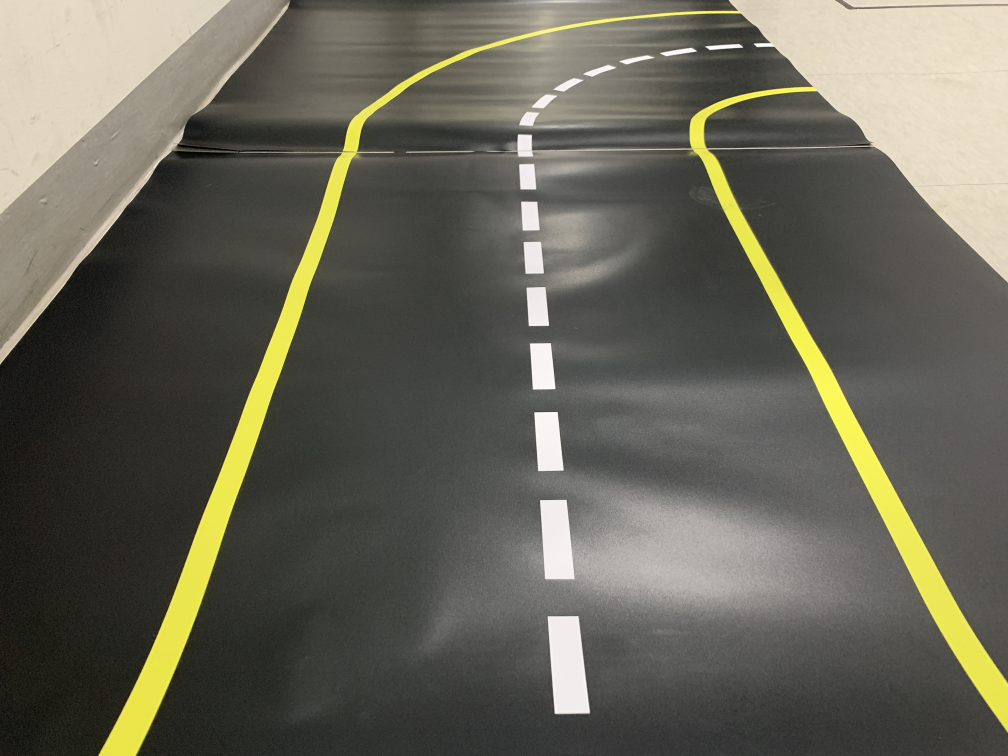
#> input picture IMAGE1.jpg, 4032 x 3024 px (shown at 1/4 size)
$ python Test_Image3.py
#> lines starting #> are read from the running program, lines starting #| are printed output that depends on the picture; after the words box and inside, x2 and y2 are one past the last pixel; in counts of white or black regions, pixels touching at a corner belong together
import matplotlib.pyplot as plt
import matplotlib.image as mpimg
import numpy as np
import cv2

def region_of_interest(img, vertices):
    # Define a blank matrix that matches the image height/width.
    mask = np.zeros_like(img)
    # Retrieve the number of color channels of the image.
    channel_count = img.shape[2]
    # Create a match color with the same color channel counts.
    match_mask_color = (255,) * channel_count

    # Fill inside the polygon
    cv2.fillPoly(mask, vertices, match_mask_color)

    # Returning the image only where mask pixels match
    masked_image = cv2.bitwise_and(img, mask)
    return masked_image

#height = 540
#width = 960

image = mpimg.imread('IMAGE1.jpg')
#> image is the input picture: shape (3024, 4032, 3); mean R, G, B 102.1, 100.4, 87.7
image = cv2.pyrDown(image)
#> image: shape (1512, 2016, 3)

height, width = image.shape[:2]
#> height = 1512; width = 2016

region_of_interest_vertices = [
    (width, height),
    (width-500, 150),
    (500, 150),
    (0, height)
]

cropped_image = region_of_interest(
    image,
    np.array([region_of_interest_vertices], np.int32),
)
#> in region_of_interest, `cv2.fillPoly(mask, vertices, match_mask_color)`:
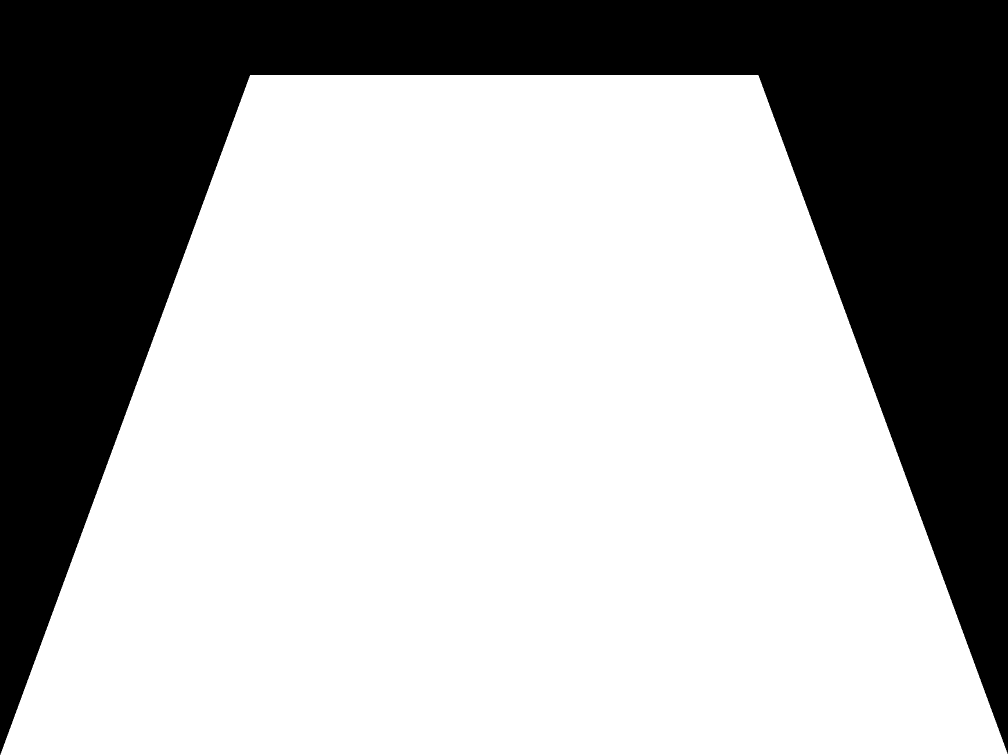
#> mask: shape (1512, 2016, 3) (shown at 1/2 size); 67.8% white; 1 black region, box (x1, y1, x2, y2) and area: (0, 0, 2016, 1510) 982220
#> in region_of_interest, `masked_image = cv2.bitwise_and(img, mask)`:
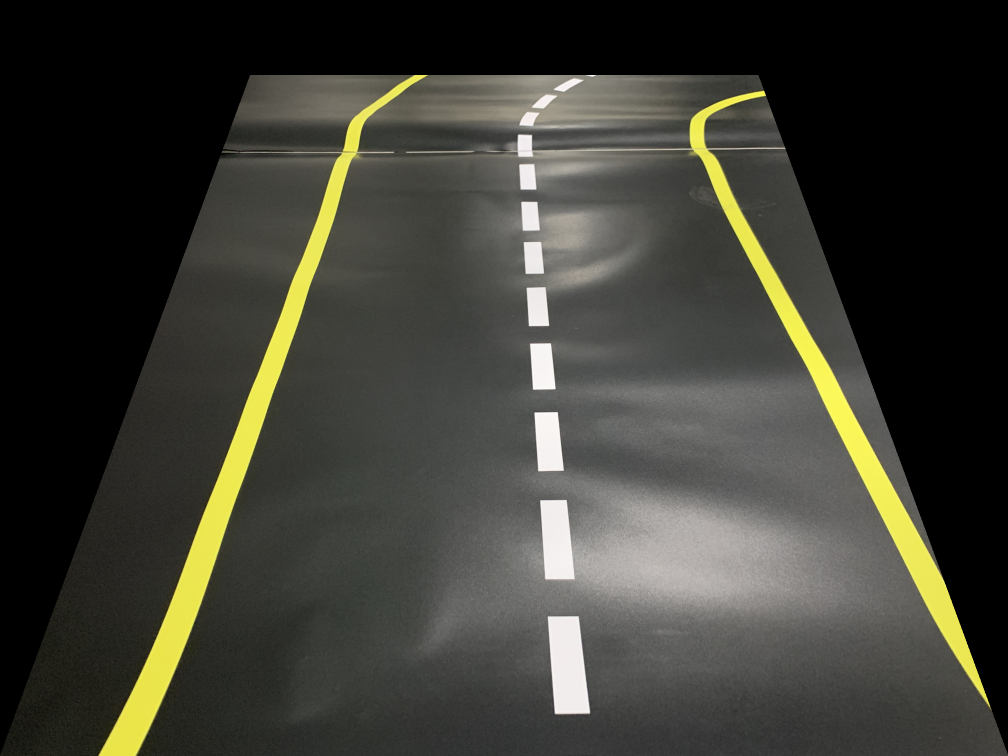
#> masked_image: shape (1512, 2016, 3) (shown at 1/2 size); mean R, G, B 61.2, 61, 52.5
plt.figure()
plt.imshow(cropped_image)
plt.show()
